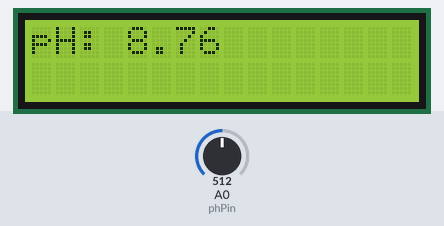
A sketch run on a simulated Arduino Uno, built with avr-gcc and run on an emulated ATmega328P. On the bench: 16×2 character LCD. Inputs (shaded band) come from the test bench; at power-on: A0 (phPin) = 512. What the sketch prints to the serial monitor is not drawn.

Above: at 3.2 s.
3.3 s: A0 (phPin) set to 716
At 5.0 s:
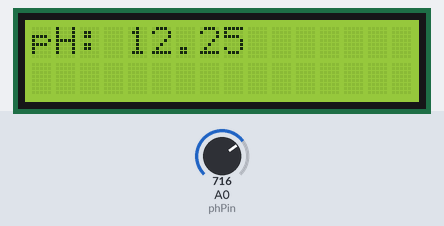
5.6 s: A0 (phPin) set to 900
At 7.3 s:
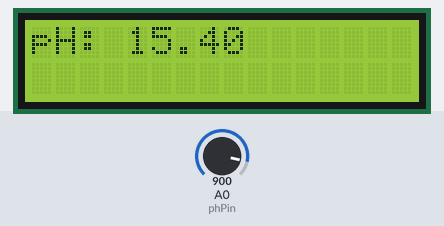
7.6 s: A0 (phPin) set to 1023
At 8.8 s:
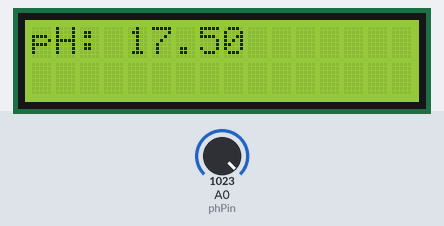
Timing chart, 0 to 10.6 s (numbered marks = the images above; inputs shaded):
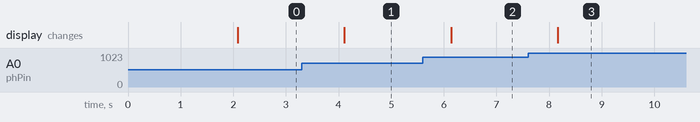

Measured:
- after the input at 3.3 s, the display: changes after 0.81 s (image 1)
- after the input at 5.6 s, the display: changes after 0.54 s (image 2)
- after the input at 7.6 s, the display: changes after 0.56 s (image 3)

The sketch:

Program_07_pH_Sensor.ino
```cpp
#include <Wire.h>
#include <LiquidCrystal_I2C.h>

const int phPin = A0;

LiquidCrystal_I2C lcd(0x27, 16, 2);

void setup() {
  Serial.begin(9600);
  lcd.init();
  lcd.backlight();
  lcd.print("pH Sensor");
  delay(2000);
}

void loop() {
  int sensorValue = analogRead(phPin);
  float voltage = sensorValue * (5.0 / 1023.0);

  float pH = 3.5 * voltage;

  Serial.print("pH Value: ");
  Serial.println(pH);

  lcd.clear();
  lcd.setCursor(0, 0);
  lcd.print("pH: ");
  lcd.print(pH);

  delay(1000);
}
```
